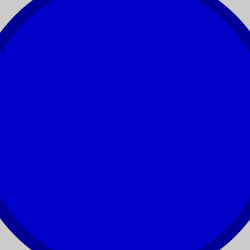
Frame 1 (no input)
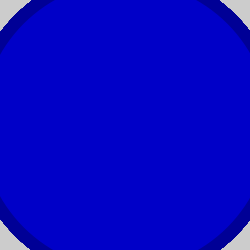
Frame 60 (the mouse pressed at the canvas centre just before this capture)
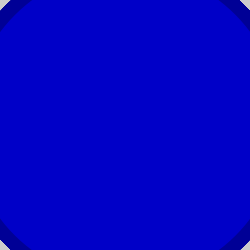
Frame 120 (the mouse held since frame 60 and released just before this capture)

The Processing sketch that drew these frames (run headless with seeded random() and noise(); from frame 60 on, the mouse is pressed at the canvas centre):

// Processing sketch: scale
// ── scale.pde
// create a matrix

void setup() {
  size(250, 250);
}

void draw() {
  // creating the matix 
  pushMatrix(); // starting a matrix
  translate(width/2, height/2); // follow the mouse
  scale(second()/3); // scale over time
  stroke(0, 0, 150);
  fill(0, 0, 200);
  ellipse(0, 0, 25, 25);
  ellipse(0, 25, 25, 25);
  ellipse(0, 50, 25, 25);
  popMatrix(); // closing the matrix
}
